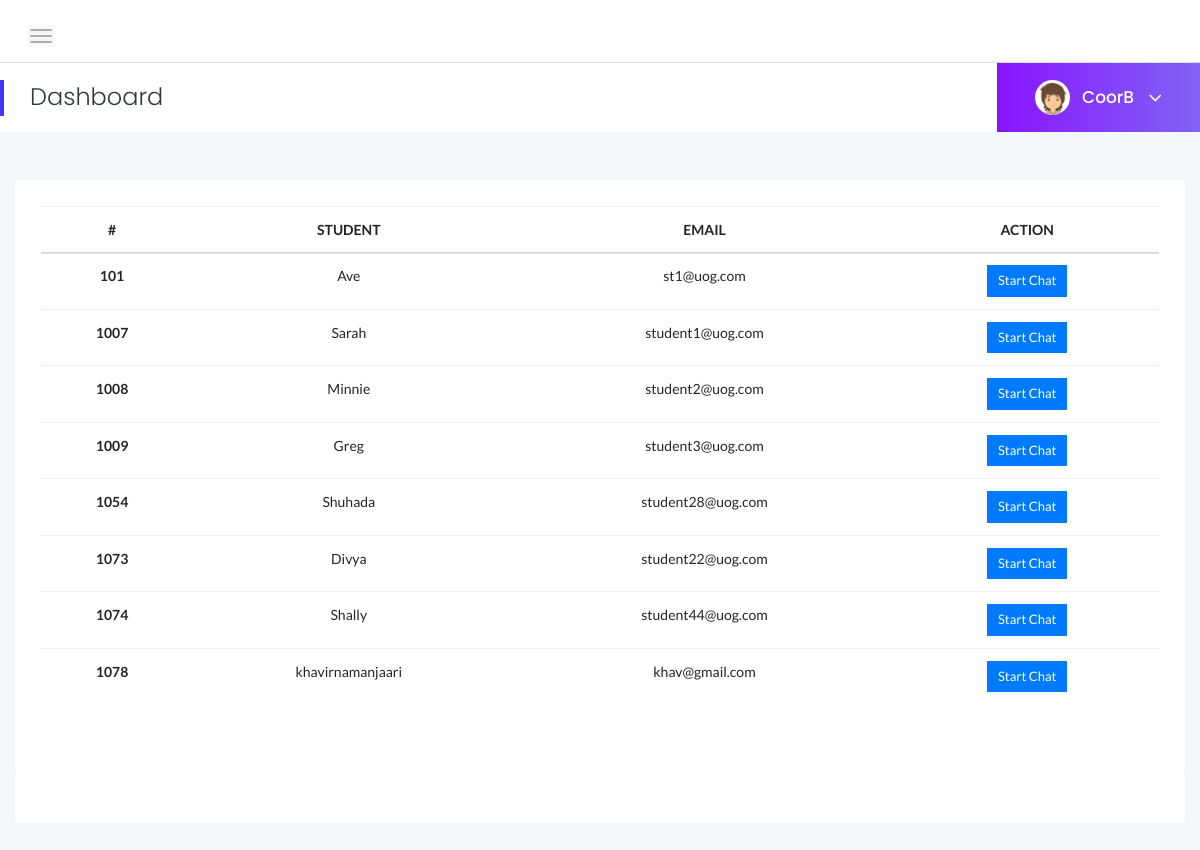
/coor-chat.php (signed in), run on an earlier commit of the app's database.
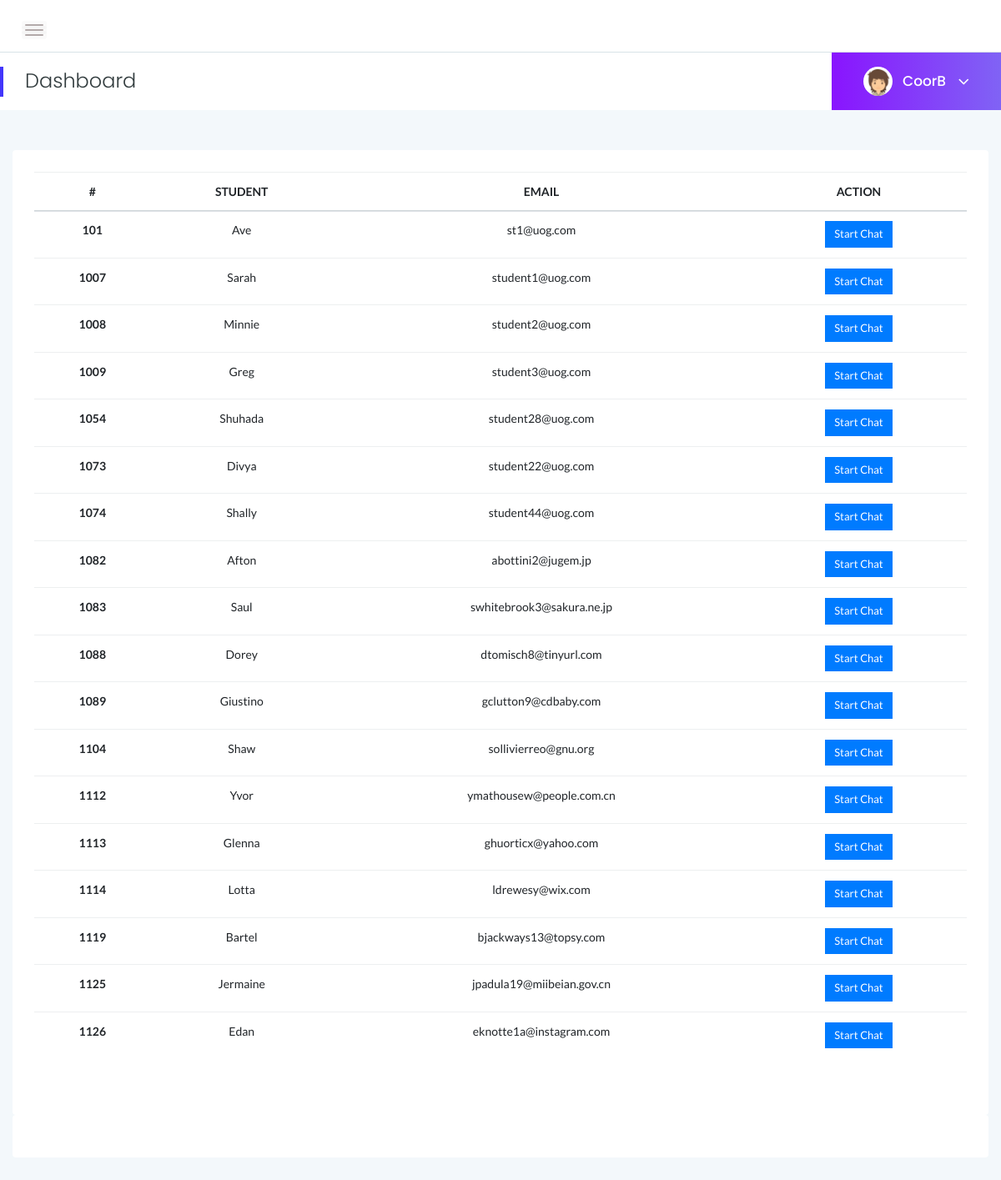
And on a later commit of the database.
### tables this page shows
CREATE TABLE `user` (
  `UserId` int(11) NOT NULL,
  `FacultyID` int(11) DEFAULT NULL,
  `UserName` varchar(255) NOT NULL,
  `UserEmail` varchar(255) NOT NULL,
  `UserPassword` varchar(255) NOT NULL,
  `UserPhone` int(50) NOT NULL,
  `UserRole` varchar(50) DEFAULT NULL
);

### coor-chat.php (the view, shortened to what the changed rows need)
<?php
include 'include/function.php';
    $fac=$_SESSION['faculty'];
  ?>
<!doctype html>
<html class="no-js" lang="en">
<head>
    <link rel="stylesheet" href="assets/css/bootstrap.min.css">
    <link rel="stylesheet" href="assets/css/font-awesome.min.css">
    <link rel="stylesheet" href="assets/css/themify-icons.css">
    <link rel="stylesheet" href="assets/css/metisMenu.css">
    <link rel="stylesheet" href="assets/css/owl.carousel.min.css">
    <link rel="stylesheet" href="assets/css/slicknav.min.css">
    <link rel="stylesheet" href="https://www.amcharts.com/lib/3/plugins/export/export.css" type="text/css" media="all" />
    <link rel="stylesheet" href="assets/css/typography.css">
    <link rel="stylesheet" href="assets/css/default-css.css">
    <link rel="stylesheet" href="assets/css/styles.css">
    <link rel="stylesheet" href="assets/css/responsive.css">
</head>
<body>
<form method='post' action='coor-chat.php' enctype='multipart/form-data'>
    <div class="page-container">
        <div class="main-content">
            <div class="main-content-inner">
              <div class="row">
                    <div class="col-lg-12 mt-5">
                         <div class="card">
                            <div class="card-body">
                                <div class="single-table">
                                    <div class="table-responsive">
                                        <table class="table table-hover progress-table text-center">
                                            <thead class="text-uppercase">
                                                <tr>
                                                    <th scope="col">#</th>
                                                    <th scope="col">Student</th>
                                                    <th scope="col">Email</th>
                                                    <th scope="col">Action</th>
                                                </tr>
                                            </thead>
                                            <tbody>
                                            <tr>
                                            <?php
                                                $query = "SELECT * FROM  user WHERE FacultyID = $fac AND UserRole='student'";
                                                $result = $conn->query($query);
                                                if($result->rowCount() > 0){
                                                    while($row = $result->fetch()){
                                                        echo "<tr>";
                                                        echo "<th scope='row'>".$row['UserId']."</th>";
                                                        echo "<td>".$row['UserName']."</td>";
                                                        echo "<td>".$row['UserEmail']."</td>";
                                                        echo "<td><button type='button' class='btn btn-flat btn-primary btn-xs start_chat' data-touserid=".$row['UserId']." data-tousername=".$row['UserName'].">Start Chat</button></td>";
                                                        echo "</tr>";
                                                    }
                                                } else {
                                                    echo "No results";
                                                }
	  ?>
                                            </tbody>
                                        </table>
                                    </div>
                                </div>
                                <br><br>
                            </div>
                        </div>
                    </div>
                </div>
            </div>
        </div>
     </form>
    <link rel="stylesheet" href="//code.jquery.com/ui/1.12.1/themes/base/jquery-ui.css">
</body>
</html>

What changed in the data, as far as the page shows it:
removed user: UserId "1078", UserName "khavirnamanjaari", UserEmail "khav@gmail.com"
added user: UserId "1082", UserName "Afton", UserEmail "abottini2@jugem.jp"
added user: UserId "1083", UserName "Saul", UserEmail "swhitebrook3@sakura.ne.jp"
added user: UserId "1088", UserName "Dorey", UserEmail "dtomisch8@tinyurl.com"
added user: UserId "1089", UserName "Giustino", UserEmail "gclutton9@cdbaby.com"
added user: UserId "1104", UserName "Shaw", UserEmail "sollivierreo@gnu.org"
added user: UserId "1112", UserName "Yvor", UserEmail "ymathousew@people.com.cn"
added user: UserId "1113", UserName "Glenna", UserEmail "ghuorticx@yahoo.com"
added user: UserId "1114", UserName "Lotta", UserEmail "ldrewesy@wix.com"
added user: UserId "1119", UserName "Bartel", UserEmail "bjackways13@topsy.com"
added user: UserId "1125", UserName "Jermaine", UserEmail "jpadula19@miibeian.gov.cn"
added user: UserId "1126", UserName "Edan", UserEmail "eknotte1a@instagram.com"
